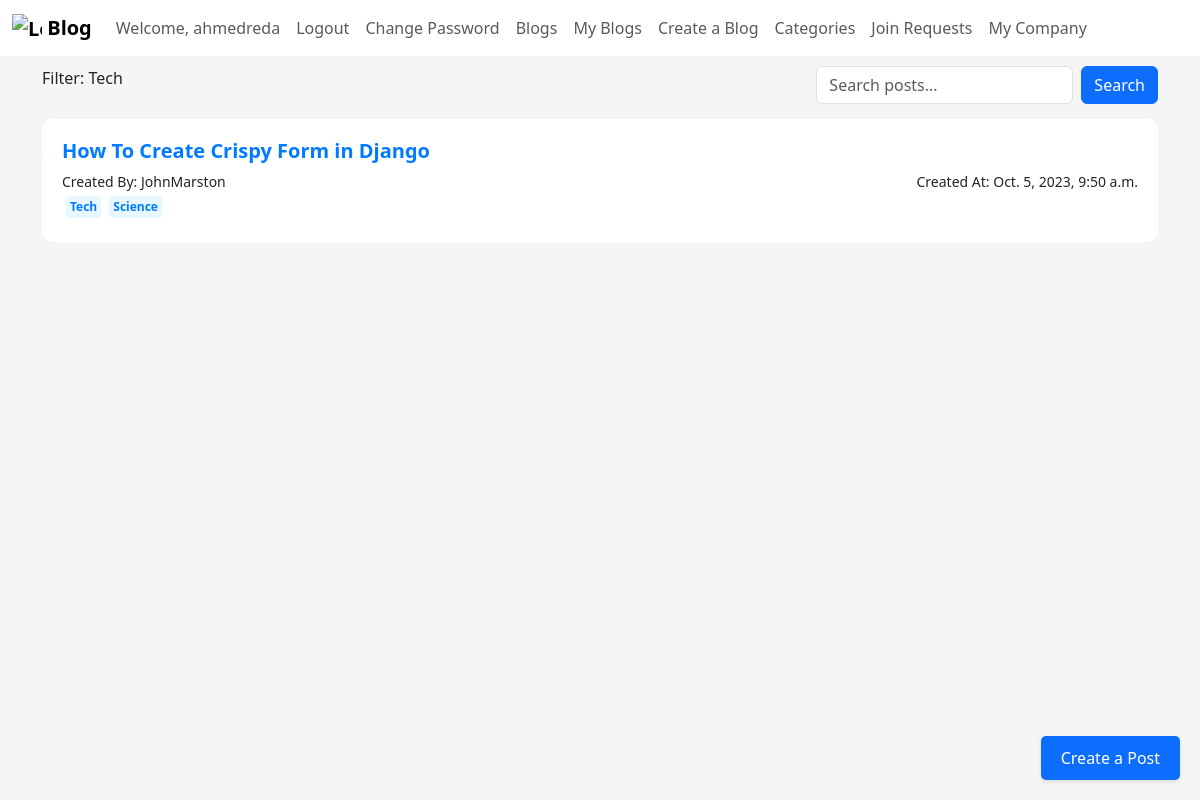
Page /blog/tagposts/18 (signed in) on the earlier database version.
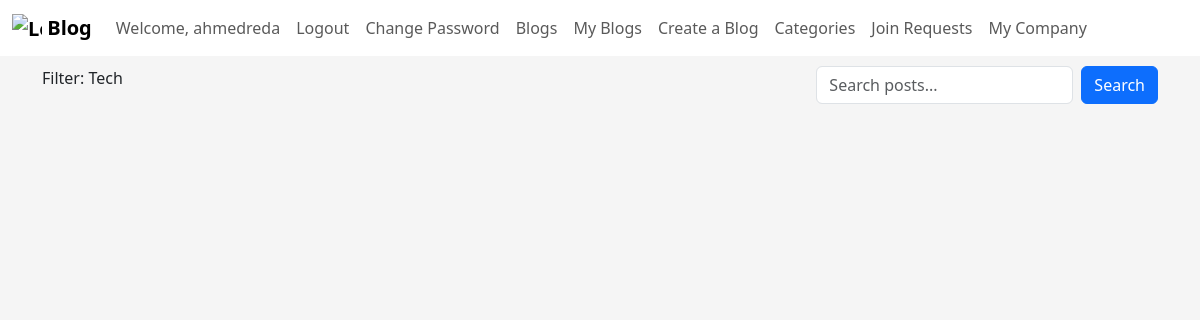
Same page on the later database version.
### myApp/models.py (models this page shows, shortened)
class Blog(models.Model):
  ID = models.BigAutoField(auto_created = True, primary_key=True, verbose_name="ID")
  title = models.CharField(max_length=200)
  content = models.TextField()
  author = models.ForeignKey(User, on_delete=models.CASCADE, blank=False)
  created_at = models.DateTimeField(auto_now_add=True, blank=True)
  updated_at = models.DateTimeField(auto_now=True)
  is_draft = models.BooleanField(default=True)
  publish_status = models.CharField(max_length=10, choices=[('draft', 'Draft'), ('published', 'Published')], default='draft')
  tags = models.ManyToManyField(Tag,related_name="tag_posts")
  categories = models.ManyToManyField(Category)
  company = models.ForeignKey(Company, on_delete=models.SET_NULL, blank=True, null=True)

class Tag(models.Model):
  category  = models.ManyToManyField(Category,related_name='tags')
  tag_name  = models.CharField(max_length=100)

### myApp/views.py (the view)
# urls.py: path('blog/tagposts/<int:id>', views.tagposts, name='tagposts'),
def tagposts(request,id):
    tag = Tag.objects.get(pk=id)
    posts = tag.tag_posts.all()
    query = request.GET.get('q')
    if query:
        posts = posts.filter(Q(title__icontains=query)|Q(content__icontains=query))
    return render(request, 'Blog/tagposts.html', {'Blogs':posts,'tag':tag.tag_name, "query":query})

### myApp/templatetags/my_custom_tags.py (called while the page is built)
@register.filter(name='has_group')
def has_group(user, group_name):
    return user.groups.filter(name=group_name).exists()

### myApp/templates/Blog/tagposts.html (shortened to what this page needs)
<!DOCTYPE html>
<html lang="en">
	{% load static %} {% load crispy_forms_tags %}
	<head>
		<link href="{% static 'css/bootstrap.css' %}" rel="stylesheet" />
		<link href="{% static 'css/home.css' %}" rel="stylesheet" />
	</head>
	<body>
		{% include "Blog/blogNavBar.html" %}
		<div class="container-md">
			<div class="feed-search">
				<span>Filter: {{tag|capfirst}}</span>
				<div>
					<form method="get" class="d-flex search-form" role="search">
						<input class="form-control me-2" type="search" name="q" placeholder="Search posts..." {% if query %}value="{{ query }}"{% endif %}>
						<button class="btn btn-primary" type="submit">Search</button>
					</form>
				</div>
			</div>
			{% for blog in Blogs %}
			<div class="container-sm container">
				<h5><a href="{% url "blogPage" id=blog.ID %}">{{ blog.title|capfirst  }}</a></h5>
				<div class="little">
					<div>Created By: {{ blog.author.username }}</div>
					<div>Created At: {{ blog.created_at }}</div>
				</div>
				{% if blog.tags.all %}
				<div class="Tags">
					{% for tag in blog.tags.all %}
					<a href="{% url "tagposts" tag.pk %}" class="tag" >
						<span >{{ tag.tag_name }}</span>
					{% endfor %}
					</a>
				</div>
				{% endif %}
			</div>
			{% if perms.myApp.add_blog %}
				<a href="{% url "createBlog" %}" class="create-post-btn">Create a Post</a>
			{% endif %}
			{% endfor %}
		</div>
	</body>
</html>

Differences in the rows shown:
removed Blog: title "How To Create Crispy Form in Django", author.username "JohnMarston", created_at "Oct. 5, 2023, 9:50 a.m.", Tag (tag_name "Tech")
no longer on this page (row unchanged): Tag: tag_name "Science"
